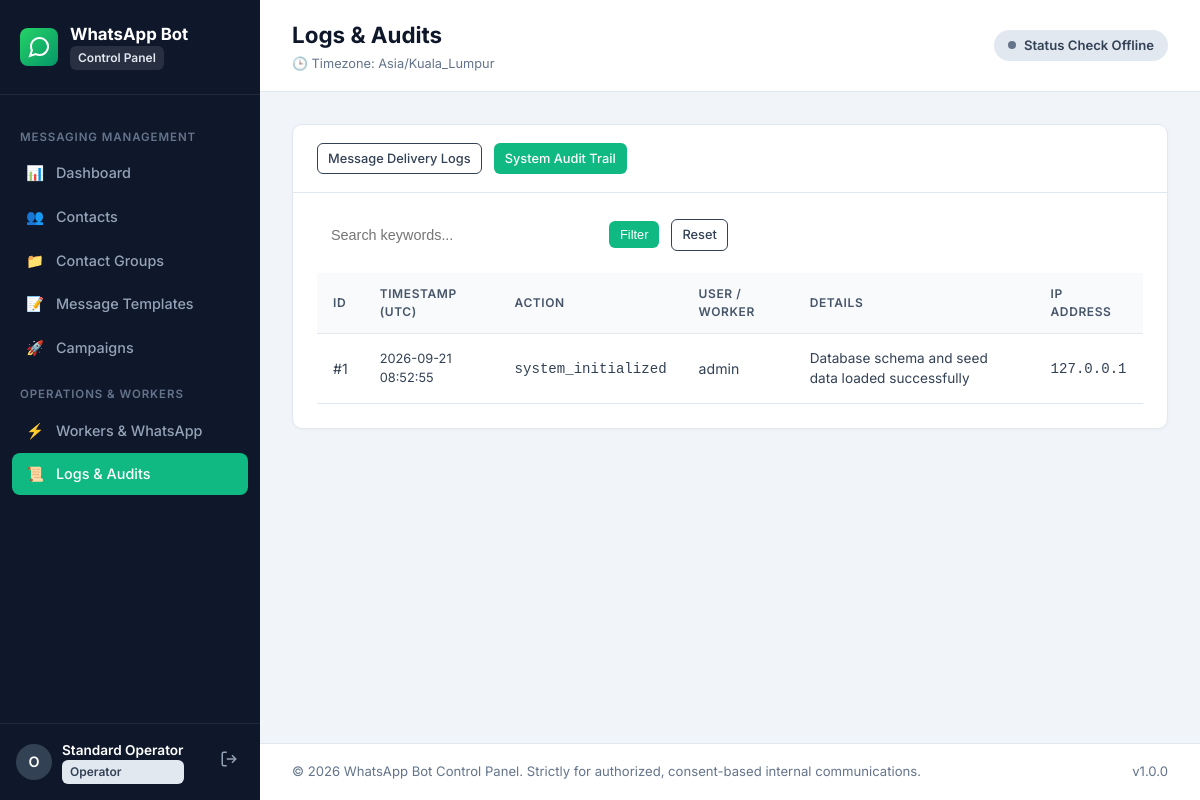
/admin/logs.php?tab=audit (signed in), run on the app's committed database.
### tables this page shows
CREATE TABLE IF NOT EXISTS `audit_logs` (
  `id` INT UNSIGNED AUTO_INCREMENT PRIMARY KEY,
  `user_id` INT UNSIGNED NULL DEFAULT NULL,
  `worker_id` INT UNSIGNED NULL DEFAULT NULL,
  `action` VARCHAR(100) NOT NULL,
  `details` TEXT NULL DEFAULT NULL,
  `ip_address` VARCHAR(45) NULL DEFAULT NULL,
  `created_at` TIMESTAMP NOT NULL DEFAULT CURRENT_TIMESTAMP,
  INDEX `idx_audit_action` (`action`),
  INDEX `idx_audit_user` (`user_id`),
  INDEX `idx_audit_created` (`created_at`)
);

CREATE TABLE IF NOT EXISTS `users` (
  `id` INT UNSIGNED AUTO_INCREMENT PRIMARY KEY,
  `username` VARCHAR(50) NOT NULL UNIQUE,
  `password_hash` VARCHAR(255) NOT NULL,
  `full_name` VARCHAR(100) NOT NULL,
  `role` ENUM('admin', 'operator') NOT NULL DEFAULT 'operator',
  `status` ENUM('active', 'inactive') NOT NULL DEFAULT 'active',
  `last_login_at` TIMESTAMP NULL DEFAULT NULL,
  `created_at` TIMESTAMP NOT NULL DEFAULT CURRENT_TIMESTAMP,
  `updated_at` TIMESTAMP NOT NULL DEFAULT CURRENT_TIMESTAMP ON UPDATE CURRENT_TIMESTAMP,
  INDEX `idx_users_role` (`role`),
  INDEX `idx_users_status` (`status`)
);

### web/admin/logs.php (the view, shortened to what this page needs)
<?php
require_once __DIR__ . '/../includes/header.php';
require_once __DIR__ . '/../includes/navbar.php';
$db = get_db();
$tab = $_GET['tab'] ?? 'messages';
$search = trim($_GET['search'] ?? '');
$statusFilter = $_GET['status'] ?? '';
if ($tab === 'messages') {
    $mSql = "
        SELECT l.*, c.name as campaign_name, w.name as worker_name
        FROM message_logs l
        LEFT JOIN campaigns c ON l.campaign_id = c.id
        LEFT JOIN workers w ON l.worker_id = w.id
        WHERE 1=1
    ";
    $mParams = [];
    if (!empty($search)) {
        $mSql .= " AND (l.recipient_phone LIKE :s OR l.error_message LIKE :s OR c.name LIKE :s)";
        $mParams[':s'] = "%$search%";
    }
    if (!empty($statusFilter)) {
        $mSql .= " AND l.status = :st";
        $mParams[':st'] = $statusFilter;
    }
    $mSql .= " ORDER BY l.id DESC LIMIT 100";
    $mStmt = $db->prepare($mSql);
    $mStmt->execute($mParams);
    $msgLogs = $mStmt->fetchAll();
} else {
    $aSql = "
        SELECT a.*, u.username, w.name as worker_name
        FROM audit_logs a
        LEFT JOIN users u ON a.user_id = u.id
        LEFT JOIN workers w ON a.worker_id = w.id
        WHERE 1=1
    ";
    $aParams = [];
    $aSql .= " ORDER BY a.id DESC LIMIT 100";
    $aStmt = $db->prepare($aSql);
    $aStmt->execute($aParams);
    $auditLogs = $aStmt->fetchAll();
}
?>
<div class="card">
    <div class="card-header">
        <div style="display: flex; gap: 12px; align-items: center;">
            <a href="?tab=messages" class="btn btn-<?= $tab === 'messages' ? 'primary' : 'secondary' ?> btn-sm">Message Delivery Logs</a>
            <a href="?tab=audit" class="btn btn-<?= $tab === 'audit' ? 'primary' : 'secondary' ?> btn-sm">System Audit Trail</a>
        </div>
    </div>
    <div class="card-body">
        <form method="GET" class="filter-bar">
            <input type="text" name="search" class="form-control" style="max-width: 280px;" placeholder="Search keywords..." value="<?= htmlspecialchars($search) ?>">
            <button type="submit" class="btn btn-primary btn-sm">Filter</button>
            <a href="?tab=<?= htmlspecialchars($tab) ?>" class="btn btn-secondary btn-sm">Reset</a>
        </form>
        <?php if ($tab === 'messages'): ?>
        <div class="table-responsive">
            <table class="table">
                <thead>
                    <tr>
                        <th>ID</th>
                        <th>Timestamp (UTC)</th>
                        <th>Recipient</th>
                        <th>Status</th>
                        <th>Attempt</th>
                        <th>Campaign</th>
                        <th>Worker</th>
                        <th>Error Details</th>
                    </tr>
                </thead>
                <tbody>
                    <?php if (empty($msgLogs)): ?>
                        <tr><td colspan="8" style="text-align: center; padding: 24px; color: var(--slate-500);">No message logs found.</td></tr>
                    <?php else: ?>
                        <?php foreach ($msgLogs as $l): ?>
                        <tr>
                            <td>#<?= $l['id'] ?></td>
                            <td style="font-size: 0.8rem;"><?= htmlspecialchars($l['created_at']) ?></td>
                            <td><strong><?= htmlspecialchars($l['recipient_phone']) ?></strong></td>
                            <td>
                                <span class="badge badge-<?= $l['status'] === 'sent' ? 'success' : ($l['status'] === 'failed' ? 'danger' : ($l['status'] === 'claimed' ? 'info' : 'warning')) ?>">
                                    <?= strtoupper($l['status']) ?>
                                </span>
                            </td>
                            <td>#<?= $l['attempt_number'] ?></td>
                            <td><?= htmlspecialchars($l['campaign_name'] ?? 'Direct Send') ?></td>
                            <td><?= htmlspecialchars($l['worker_name'] ?? 'Queue') ?></td>
                            <td style="font-size: 0.8rem; color: #b91c1c;"><?= htmlspecialchars($l['error_message'] ?? '—') ?></td>
                        </tr>
                        <?php endforeach; ?>
                    <?php endif; ?>
                </tbody>
            </table>
        </div>
        <?php else: ?>
        <div class="table-responsive">
            <table class="table">
                <thead>
                    <tr>
                        <th>ID</th>
                        <th>Timestamp (UTC)</th>
                        <th>Action</th>
                        <th>User / Worker</th>
                        <th>Details</th>
                        <th>IP Address</th>
                    </tr>
                </thead>
                <tbody>
                    <?php if (empty($auditLogs)): ?>
                        <tr><td colspan="6" style="text-align: center; padding: 24px; color: var(--slate-500);">No audit records found.</td></tr>
                    <?php else: ?>
                        <?php foreach ($auditLogs as $a): ?>
                        <tr>
                            <td>#<?= $a['id'] ?></td>
                            <td style="font-size: 0.8rem;"><?= htmlspecialchars($a['created_at']) ?></td>
                            <td><code><?= htmlspecialchars($a['action']) ?></code></td>
                            <td><?= htmlspecialchars($a['username'] ?? ($a['worker_name'] ? 'Worker: ' . $a['worker_name'] : 'System')) ?></td>
                            <td style="font-size: 0.85rem;"><?= htmlspecialchars($a['details'] ?? '—') ?></td>
                            <td><code><?= htmlspecialchars($a['ip_address'] ?? '127.0.0.1') ?></code></td>
                        </tr>
                        <?php endforeach; ?>
                    <?php endif; ?>
                </tbody>
            </table>
        </div>
        <?php endif; ?>
    </div>
</div>
<?php require_once __DIR__ . '/../includes/footer.php'; ?>

### web/assets/css/style.css (style rules this page uses)
:root { --primary: #10b981; --primary-hover: #059669; --primary-light: #ecfdf5; --whatsapp-green: #25d366; --slate-900: #0f172a; --slate-800: #1e293b; --slate-700: #334155; --slate-600: #475569; --slate-500: #64748b; --slate-400: #94a3b8; --slate-200: #e2e8f0; --slate-100: #f1f5f9; --slate-50: #f8fafc; --danger: #ef4444; --danger-light: #fef2f2; --warning: #f59e0b; --warning-light: #fffbeb; --info: #3b82f6; --info-light: #eff6ff; --sidebar-width: 260px; --radius: 10px; --transition: all 0.2s ease-in-out; }
* { box-sizing: border-box; margin: 0; padding: 0; }
body { font-family: 'Inter', -apple-system, BlinkMacSystemFont, "Segoe UI", Roboto, sans-serif; background-color: var(--slate-100); color: var(--slate-800); line-height: 1.5; -webkit-font-smoothing: antialiased; }
.card { background-color: #fff; border-radius: var(--radius); border: 1px solid var(--slate-200); box-shadow: 0 1px 3px rgba(0, 0, 0, 0.04); margin-bottom: 28px; }
.card-header { padding: 18px 24px; border-bottom: 1px solid var(--slate-200); display: flex; align-items: center; justify-content: space-between; }
.card-body { padding: 24px; }
.table-responsive { overflow-x: auto; }
.table { width: 100%; border-collapse: collapse; font-size: 0.88rem; text-align: left; }
.table th { background-color: var(--slate-50); padding: 12px 16px; font-weight: 600; color: var(--slate-600); border-bottom: 1px solid var(--slate-200); text-transform: uppercase; font-size: 0.75rem; letter-spacing: 0.05em; }
.table td { padding: 14px 16px; border-bottom: 1px solid var(--slate-200); color: var(--slate-700); vertical-align: middle; }
.btn { display: inline-flex; align-items: center; justify-content: center; gap: 8px; padding: 9px 16px; border-radius: 8px; font-size: 0.88rem; font-weight: 500; text-decoration: none; cursor: pointer; border: 1px solid transparent; transition: var(--transition); }
.btn-primary { background-color: var(--primary); color: #fff; }
.btn-secondary { background-color: #fff; border-color: var(--slate-300); color: var(--slate-700); }
.btn-sm { padding: 5px 10px; font-size: 0.8rem; border-radius: 6px; }
.form-control { width: 100%; padding: 10px 14px; font-size: 0.9rem; border-radius: 8px; border: 1px solid var(--slate-300); background-color: #fff; color: var(--slate-800); transition: var(--transition); outline: none; }
.filter-bar { display: flex; gap: 12px; align-items: center; flex-wrap: wrap; margin-bottom: 20px; }

### data on the page
audit_logs: id "1", created_at "2026-09-21 08:52:55", action "system_initialized", user.username "admin", details "Database schema and seed data loaded successfully", ip_address "127.0.0.1"

### other printed values
substr($currentUser['username'] ?? 'U', 0, 1) "O"
$currentUser['full_name'] "Standard Operator"
$currentUser['role'] "Operator"
$pageTitle "Logs & Audits"
APP_TIMEZONE "Asia/Kuala_Lumpur"
APP_VERSION "1.0.0"
